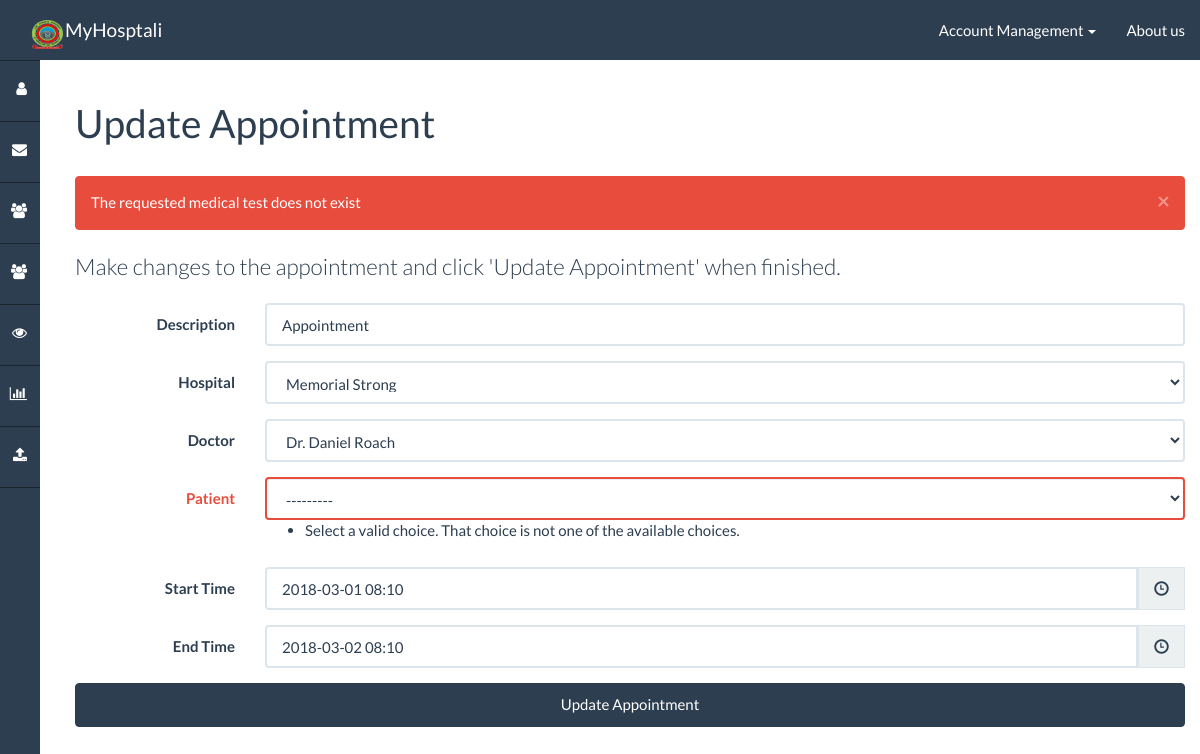
Screenshot of /appointment/update/?pk=2 (signed in) with the database file from the repository.
### healthnet/models.py (models this page shows)
class Appointment(models.Model):
    doctor = models.ForeignKey(Account, related_name="appointments_doctor")
    patient = models.ForeignKey(Account, related_name="appointments_patient")
    description = models.CharField(max_length=200)
    status = models.CharField(max_length=50, default="Active")
    hospital = models.ForeignKey(Hospital)
    startTime = models.DateTimeField()
    endTime = models.DateTimeField()
    def get_populated_fields(self):
        fields = {
            'doctor': self.doctor,
            'patient': self.patient,
            'description': self.description,
            'hospital': self.hospital,
            'startTime': self.startTime,
            'endTime': self.endTime,
        }
        return fields

### healthnet/views_appointment.py (the view)
# urls.py: url(r'^appointment/update/$', views_appointment.update_view, name='appointment/update'),
def update_view(request):
    authentication_result = views.authentication_check(request, None, ['pk'])
    if authentication_result is not None: return authentication_result
    pk = request.GET['pk']
    try:
        appointment = Appointment.objects.get(pk=pk)
    except Exception:
        request.session['alert_danger'] = "The requested appointment does not exist."
        return HttpResponseRedirect('/error/denied/')
    template_data = views.parse_session(
        request,
        {
            'form_button': "Update Appointment",
            'form_action': "?pk=" + pk,
            'appointment': appointment
        }
    )
    request.POST._mutable = True
    if request.user.account.role == Account.ACCOUNT_PATIENT:
        request.POST['patient'] = request.user.account.pk
    elif request.user.account.role == Account.ACCOUNT_DOCTOR:
        request.POST['doctor'] = request.user.account.pk
    if request.method == 'POST':
        form = AppointmentForm(request.POST)
        if form.is_valid():
            form.assign(appointment)
            if Appointment.objects.filter(
                    ~Q(pk=appointment.pk),
                    Q(status="Active"),
                    Q(doctor=appointment.doctor) | Q(patient=appointment.patient),
                    Q(startTime__range=(appointment.startTime, appointment.endTime)) | Q(endTime__range=(appointment.startTime, appointment.endTime))).count():
                form.mark_error('startTime', 'That time conflicts with another appointment.')
                form.mark_error('endTime', 'That time conflicts with another appointment.')
            else:
                appointment.save()
                logger.log(Action.ACTION_APPOINTMENT, 'Appointment updated', request.user.account)
                template_data['alert_success'] = "The appointment has been updated!"
                template_data['form'] = form
                if request.user.account.role == Account.ACCOUNT_PATIENT:
                    message.send_appointment_update(request, appointment, appointment.doctor)
                elif request.user.account.role == Account.ACCOUNT_DOCTOR:
                    message.send_appointment_update(request, appointment, appointment.patient)
                else:
                    message.send_appointment_update(request, appointment, appointment.doctor)
                    message.send_appointment_update(request, appointment, appointment.patient)
    else:
        form = AppointmentForm(appointment.get_populated_fields())
    if request.user.account.role == Account.ACCOUNT_PATIENT:
        form.disable_field('patient')
    elif request.user.account.role == Account.ACCOUNT_DOCTOR:
        form.disable_field('doctor')
    template_data['form'] = form
    return render(request, 'healthnet/appointment/update.html', template_data)

### healthnet/forms.py (called while the page is built)
    def clean(self):
        cleaned_data = super(AppointmentForm, self).clean()
        startTime = cleaned_data.get('startTime')
        endTime = cleaned_data.get('endTime')
        if startTime and endTime:
            if endTime <= startTime:
                self.mark_error('endTime', 'The appointment end time must come after the start time')
        return cleaned_data

### healthnet/models.py (called while the page is built)
    def __str__(self):
        return self.name

    def __str__(self):
        return self.firstname + " " + self.lastname

    def __str__(self):
        if self.role == 30:
            return "Dr. " + self.profile.__str__()
        elif self.role == 20:
            return "Nurse " + self.profile.__str__()
        else:
            return self.profile.__str__()

### healthnet/templatetags/app_filters.py (called while the page is built)
@register.filter(name='isDateable')
def isDateable(field):
    return isinstance(field.field, forms.DateField) or isinstance(field.field, forms.DateTimeField) or isinstance(field.field, forms.TimeField)

@register.filter(name='isDateField')
def isDateField(field):
    return isinstance(field.field, forms.DateField)

@register.filter(name='isDateTimeField')
def isDateTimeField(field):
    return isinstance(field.field, forms.DateTimeField)

@register.filter(name='isAuthenticated')
def isAuthenticated(user):
    return user.is_authenticated()

### healthnet/views.py (called while the page is built)
def parse_session(request, template_data=None):
    if template_data is None:
        template_data = {}
    if request.session.has_key('alert_success'):
        template_data['alert_success'] = request.session.get('alert_success')
        del request.session['alert_success']
    if request.session.has_key('alert_danger'):
        template_data['alert_danger'] = request.session.get('alert_danger')
        del request.session['alert_danger']
    return template_data

### templates/healthnet/appointment/update.html (shortened to what this page needs)
{% extends "base.html" %}
{% load app_filters %}
{% block body_header %}Update Appointment{% endblock %}
{% block body %}
    {% if appointment.status == "Active" %}
        <p class="lead">Make changes to the appointment and click '{{ form_button }}' when finished.</p>
        {% include "singleform.html" %}
    {% else %}
        <p class="lead">The requested appointment is no longer active.</p>
        <div class="col-sm-3">
            <a href="/appointment/list/" class="btn btn-primary btn-block" role="button">Return to appointment list</a>
        </div>
    {% endif %}
{% endblock %}

### templates/singleform.html (shortened to what this page needs)
{% load app_filters %}
<form class="form-horizontal" action="./{% if form_action %}{{ form_action }}{% endif %}" method="post" enctype="multipart/form-data">{% csrf_token %}
    {% for field in form %}
        <div class="form-group{% if field.errors %} has-error{% endif %}">
            <label for="{{field.id_for_label}}" class="col-sm-3 col-lg-2 control-label">{{ field.label }}</label>
            <div class="col-sm-9 col-lg-10">
                <div {% if field|isDateable %}class="date input-group" id="form_{{field.id_for_label}}"{% endif %}>
                    {{ field }}
                    {% if field|isDateable %}
                        <span class="input-group-addon"><span class="glyphicon glyphicon-time"></span></span>
                    {% endif %}
                </div>
                {{ field.errors }}
            </div>
        </div>
    {% endfor %}
    <input class="btn btn-primary col-sm-12" type="submit" value="{{ form_button }}" />
</form>

### healthnet/static/css/dashboard.css (style rules this page uses)
body,html { height: 100%; }

### rows the page displays
Appointment: form "Appointment" "Memorial Strong" "Dr. Daniel Roach" "---------" "2018-03-01 08:10" "2018-03-02 08:10", status "Active" (drawn)

### other values shown
{{ alert_danger }} "The requested medical test does not exist"
{{ field.label }} "Description" "Hospital" "Doctor" "Patient" "Start Time" "End Time"
{{ field.errors }} "Select a valid choice. That choice is not one of the available choices."
